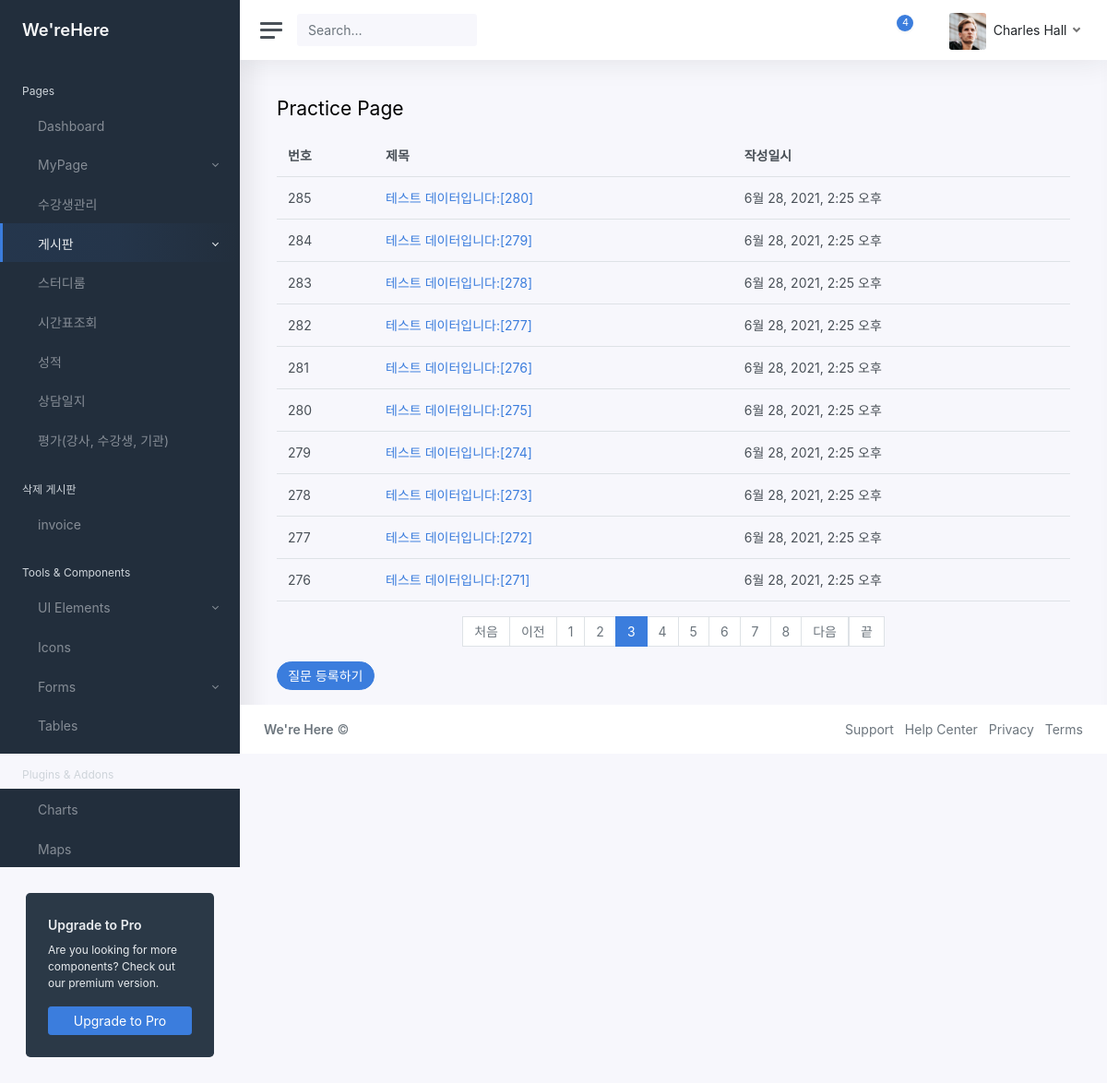
Page /CRM/theme/practice/?page=3 on the committed database.
### CRM/models.py (models this page shows)
class Question(models.Model):
    subject = models.CharField(max_length=200)
    content = models.TextField()
    create_date = models.DateTimeField()

### CRM/views.py (the view)
# urls.py: path('theme/practice/', views.theme.theme_practice, name='practice'),
    def theme_practice(request):
        print("PAGE : theme_practice")
        page ='Practice'
        pg = request.GET.get('page','1') # 입력파라미터, 페이지
        question_list = Question.objects.order_by('-create_date') # 조회
        paginator = Paginator(question_list, 10) # 페이지 정리, 10개씩
        pg_obj = paginator.get_page(pg)
        context = {'question_list': pg_obj,
        'page' : page}
        return render(request, './theme/05_practice.html', context)

### CRM/templatetags/CRM_filter.py (called while the page is built)
@register.filter
def sub(value,arg):
    return value - arg

### CRM/templates/Theme/05_practice.html (shortened to what this page needs)
{% load static %}
<!DOCTYPE html>
<html lang="ko-kr">
<head>
	<link href="{% static 'css/app.css' %}" rel="stylesheet">
</head>
{% load CRM_filter %}
<body>
	<div class="wrapper">
		{% include "theme/include/sidebar.html" %}
		<div class="main">
			{% include "theme/include/navbar.html" %}
			<main class="content">
				<div class="container-fluid p-0">
					<h1 class="h3 mb-3">Practice Page</h1>
						<table class="table">
							<thead>
								<th>번호</th>
								<th>제목</th>
								<th>작성일시</th>
							</thead>
							<tbody>
								{% if question_list %}
									{% for question in question_list %}
									<tr>
									<td>{{ question_list.paginator.count|sub:question_list.start_index|sub:forloop.counter0|add:1 }}</td>
									<td>
									<a href="{% url 'CRM:practice_detail' question.id %}">{{ question.subject }}</a>
									</td>
									<td>{{ question.create_date }}</td>
									</tr>
									{% endfor %}
								{% else %}
									<tr>
									<td colspan="3">질문이 없습니다.</td>
									</tr>
								{% endif %}
							</tbody>
						</table>
						<ul class="pagination justify-content-center">
						<a class="page-link" href="?page=1">처음</a>
						{% if question_list.has_previous %}
						    <li class="page-item">
							<a class="page-link" href="?page={{ question_list.previous_page_number }}">이전</a>
							</li>
						{% else %}
						    <li class="page-item disabled">
							<a class="page-link" tabindex="-1" aria-disabled="true" href="#">이전</a>
							</li>
						{% endif %}
						{% for page_number in question_list.paginator.page_range %}
							{% if page_number >= question_list.number|add:-5 and page_number <= question_list.number|add:5 %}
						    	{% if page_number == question_list.number %}
								    <li class="page-item active" aria-current="page">
									<a class="page-link" href="?page={{ page_number }}">{{ page_number }}</a>
									</li>
								{% else %}
							  	  <li class="page-item">
									<a class="page-link" href="?page={{ page_number }}">{{ page_number }}</a>
									</li>
								{% endif %}
							{% endif %}
						{% endfor %}
						{% if question_list.has_next %}
						    <li class="page-item">
							<a class="page-link" href="?page={{ question_list.next_page_number }}">다음</a>
							</li>
						{% else %}
						    <li class="page-item disabled">
							<a class="page-link" tabindex="-1" aria-disabled="true" href="#">다음</a>
							</li>
						{% endif %}
						<a class="page-link" href="?page={{ question_list.paginator.count }}">끝</a>
						</ul>
						<a href="{% url 'CRM:practice_q_create' %}" class="btn btn-pill btn-primary">질문 등록하기</a>
				</div>
			</main>
			{% include "theme/include/footer2.html" %}
		</div>
	</div>
</body>
</html>

### rows in the picture
Question: paginator.count|sub "285", subject "테스트 데이터입니다:[280]", create_date "6월 28, 2021, 2:25 오후"
Question: paginator.count|sub "284", subject "테스트 데이터입니다:[279]", create_date "6월 28, 2021, 2:25 오후"
Question: paginator.count|sub "283", subject "테스트 데이터입니다:[278]", create_date "6월 28, 2021, 2:25 오후"
Question: paginator.count|sub "282", subject "테스트 데이터입니다:[277]", create_date "6월 28, 2021, 2:25 오후"
Question: paginator.count|sub "281", subject "테스트 데이터입니다:[276]", create_date "6월 28, 2021, 2:25 오후"
Question: paginator.count|sub "280", subject "테스트 데이터입니다:[275]", create_date "6월 28, 2021, 2:25 오후"
Question: paginator.count|sub "279", subject "테스트 데이터입니다:[274]", create_date "6월 28, 2021, 2:25 오후"
Question: paginator.count|sub "278", subject "테스트 데이터입니다:[273]", create_date "6월 28, 2021, 2:25 오후"
Question: paginator.count|sub "277", subject "테스트 데이터입니다:[272]", create_date "6월 28, 2021, 2:25 오후"
Question: paginator.count|sub "276", subject "테스트 데이터입니다:[271]", create_date "6월 28, 2021, 2:25 오후"

### other values in the picture
{{ page_number }} "1" "2" "4" "5" "6" "7" "8"
{{ page_number }} "3"
